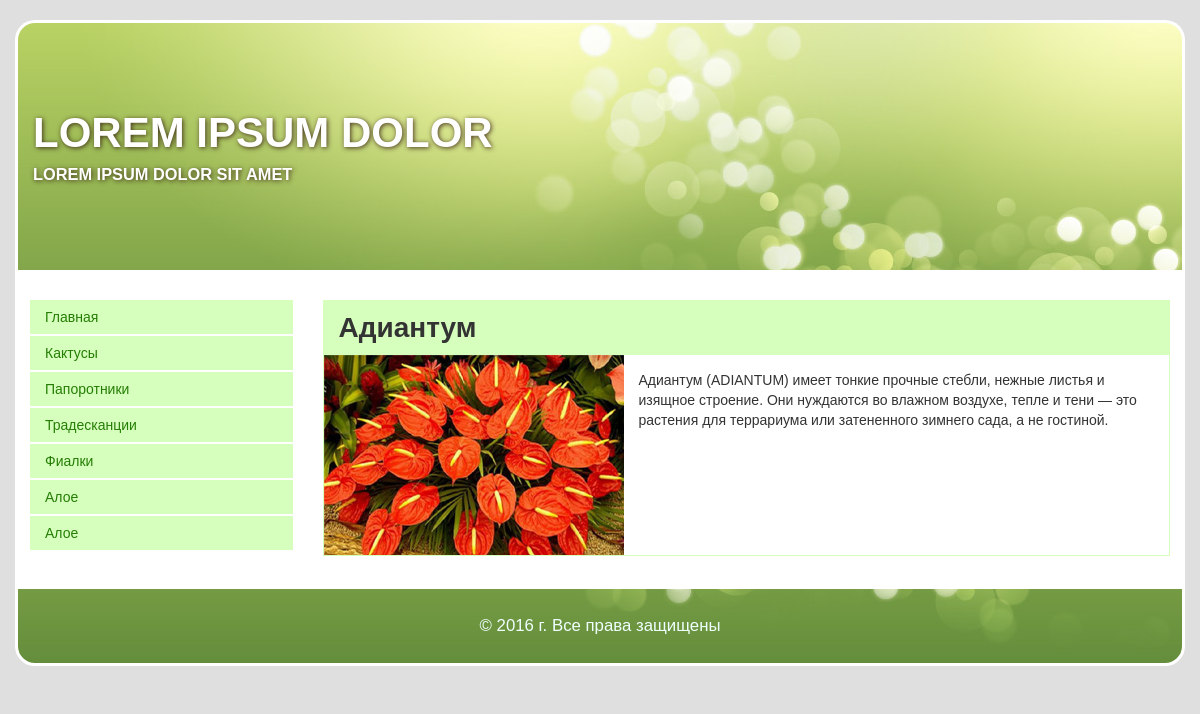
Page /more.php?article_id=1 on the committed database.
### tables this page shows
CREATE TABLE IF NOT EXISTS `categories` (
  `id` int(11) NOT NULL AUTO_INCREMENT,
  `category_name` varchar(255) DEFAULT NULL,
  `category_description` text,
  `category_image` varchar(255) DEFAULT NULL,
  PRIMARY KEY (`id`)
);

CREATE TABLE IF NOT EXISTS `articles` (
  `id` int(11) NOT NULL AUTO_INCREMENT,
  `id_category` int(2) DEFAULT NULL,
  `article_name` varchar(255) DEFAULT NULL,
  `article_text` text,
  `article_keywords` text,
  `article_description` text,
  `article_image` varchar(255) DEFAULT NULL,
  PRIMARY KEY (`id`),
  KEY `id_category` (`id_category`)
);

### content.php (the view)
<div class="row content">
<div class="left col-lg-3 col-md-3 col-sm-4 col-xs-12">
	<ul class="menu">
		<?php
			$query_Category = mysql_query("select id , category_name from categories" , $db);
		 ?>
			<li><a href="index.php">Главная</a></li>
		<?php
			while($array_Category = mysql_fetch_array($query_Category)){
			echo "<li><a href='category.php?cat_id=" . $array_Category[id] . " '> ";
			echo $array_Category[category_name] . "</a></li>";
			}
		?>
	</ul>
</div>
<div class="right col-lg-9 col-md-9 col-sm-8 col-xs-12">

### more.php
<?php include "header.php";?>
<?php include "content.php";?>
 <?php
   $article_id=$_GET[article_id];
   $query_article = mysql_query("SELECT * FROM articles WHERE id= $article_id", $db);
	$array_article = mysql_fetch_array($query_article);
		echo
			"<article>
                  <h1>" . $array_article[article_name] . "</h1>
                  <div class='photo'>
                      <img src='images/" . $array_article[article_image] . "'> .
                  </div>
                  <div class='text'>
                      <p>" . $array_article[article_text] . "
                      </p>
                  </div>
				  <div class='separator'></div>
              </article>";
    ?>
	<?php include "footer.php";?>

### styles/style.css (style rules this page uses)
* { margin:0; padding:0; }
body { font-family: Arial, sans-serif; background-color: #dfdfdf; }
h1, h3 { margin:0; padding:0; }
.content { padding: 15px 0; background-color: #fff; }
article { border: rgba(202, 255, 169, 0.76) 1px solid; margin: 15px 0; width:49%; float:left; margin-right:15px }
article h1, article .more { background-color: rgba(202, 255, 169, 0.76); padding: 7px 15px }
article .photo { height: 200px; overflow: hidden; }
.photo img { width: 100%; }
.text { padding: 15px; }
.menu { list-style-type:none; margin:15px 0; padding:0; }
.menu li { background-color: rgba(202, 255, 169, 0.76); }
.menu li a { display:block; padding: 7px 15px; color:#257e04; border-bottom: 2px solid #fff; }

### styles/media.css (style rules this page uses)
@media only screen and (max-width : 1200px) { article { width:100%; overflow: hidden; } }
@media only screen and (max-width : 1200px) { article .photo { height: 200px; width: 300px; float:left; margin-right: 15px; } }

### rows in the picture
categories: category_name "Кактусы"
categories: category_name "Папоротники"
categories: category_name "Традесканции"
categories: category_name "Фиалки"
categories: category_name "Алое"
categories: category_name "Алое"
articles: article_name "Адиантум", article_image (picture), article_text "Адиантум (ADIANTUM) имеет тонкие прочные стебли, нежные листья и изящное строение. Они нуждаются во влажном воздухе, тепле и тени — это растения для террариума или затененного зимнего сада, а не гостиной."
